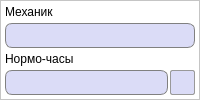
         <widget class="QFrame" name="frame_12">
          <property name="minimumSize">
           <size>
            <width>0</width>
            <height>0</height>
           </size>
          </property>
          <property name="styleSheet">
           <string notr="true">QFrame {
	background-color: white;
}</string>
          </property>
          <property name="frameShape">
           <enum>QFrame::StyledPanel</enum>
          </property>
          <property name="frameShadow">
           <enum>QFrame::Raised</enum>
          </property>
          <layout class="QGridLayout" name="gridLayout_21">
           <property name="leftMargin">
            <number>4</number>
           </property>
           <property name="topMargin">
            <number>4</number>
           </property>
           <property name="rightMargin">
            <number>4</number>
           </property>
           <property name="bottomMargin">
            <number>4</number>
           </property>
           <property name="horizontalSpacing">
            <number>2</number>
           </property>
           <property name="verticalSpacing">
            <number>4</number>
           </property>
           <item row="3" column="0">
            <widget class="QLineEdit" name="mechanic2HoursLine">
             <property name="minimumSize">
              <size>
               <width>0</width>
               <height>25</height>
              </size>
             </property>
             <property name="maximumSize">
              <size>
               <width>16777215</width>
               <height>16777215</height>
              </size>
             </property>
             <property name="font">
              <font>
               <pointsize>10</pointsize>
              </font>
             </property>
             <property name="styleSheet">
              <string notr="true">QLineEdit {
	border: 1px solid gray;
    border-radius: 7px;
    background-color: #dbdcf7;
	padding-left: 3px;
}</string>
             </property>
             <property name="inputMask">
              <string/>
             </property>
            </widget>
           </item>
           <item row="2" column="0" colspan="2">
            <widget class="QLabel" name="label_29">
             <property name="font">
              <font>
               <pointsize>9</pointsize>
              </font>
             </property>
             <property name="styleSheet">
              <string notr="true">QLabel {
	background-color: transparent;
	border: 0px;
}</string>
             </property>
             <property name="text">
              <string>Нормо-часы</string>
             </property>
            </widget>
           </item>
           <item row="3" column="1">
            <widget class="QPushButton" name="clearMechanic2Button">
             <property name="minimumSize">
              <size>
               <width>25</width>
               <height>25</height>
              </size>
             </property>
             <property name="maximumSize">
              <size>
               <width>25</width>
               <height>25</height>
              </size>
             </property>
             <property name="toolTip">
              <string>Вернуть работника</string>
             </property>
             <property name="styleSheet">
              <string notr="true">QPushButton {
	background-color: #dbdcf7;
	border: 1px solid #999999;
	border-radius: 2px;
}

QPushButton:hover {
	background-color: #d5d6f0;
	border: 1px solid #acacac;
}

QPushButton:pressed {
	background-color: #cbcde6;
	border: 2px solid #999999;
}</string>
             </property>
             <property name="text">
              <string/>
             </property>
             <property name="icon">
              <iconset resource="../../images.qrc">
               <normaloff>:/images/returnEmployee.png</normaloff>:/images/returnEmployee.png</iconset>
             </property>
             <property name="iconSize">
              <size>
               <width>25</width>
               <height>25</height>
              </size>
             </property>
             <property name="autoDefault">
              <bool>false</bool>
             </property>
            </widget>
           </item>
           <item row="0" column="0" colspan="2">
            <widget class="QLabel" name="label_28">
             <property name="font">
              <font>
               <pointsize>9</pointsize>
              </font>
             </property>
             <property name="styleSheet">
              <string notr="true">QLabel {
	background-color: transparent;
	border: 0px;
}</string>
             </property>
             <property name="text">
              <string>Механик</string>
             </property>
            </widget>
           </item>
           <item row="1" column="0" colspan="2">
            <widget class="QLineEdit" name="mechanic2Line">
             <property name="minimumSize">
              <size>
               <width>0</width>
               <height>25</height>
              </size>
             </property>
             <property name="font">
              <font>
               <pointsize>10</pointsize>
              </font>
             </property>
             <property name="focusPolicy">
              <enum>Qt::NoFocus</enum>
             </property>
             <property name="styleSheet">
              <string notr="true">QLineEdit {
	border: 1px solid gray;
    border-radius: 7px;
    background-color: #dbdcf7;
	padding-left: 3px;
}</string>
             </property>
             <property name="readOnly">
              <bool>true</bool>
             </property>
            </widget>
           </item>
          </layout>
         </widget>
